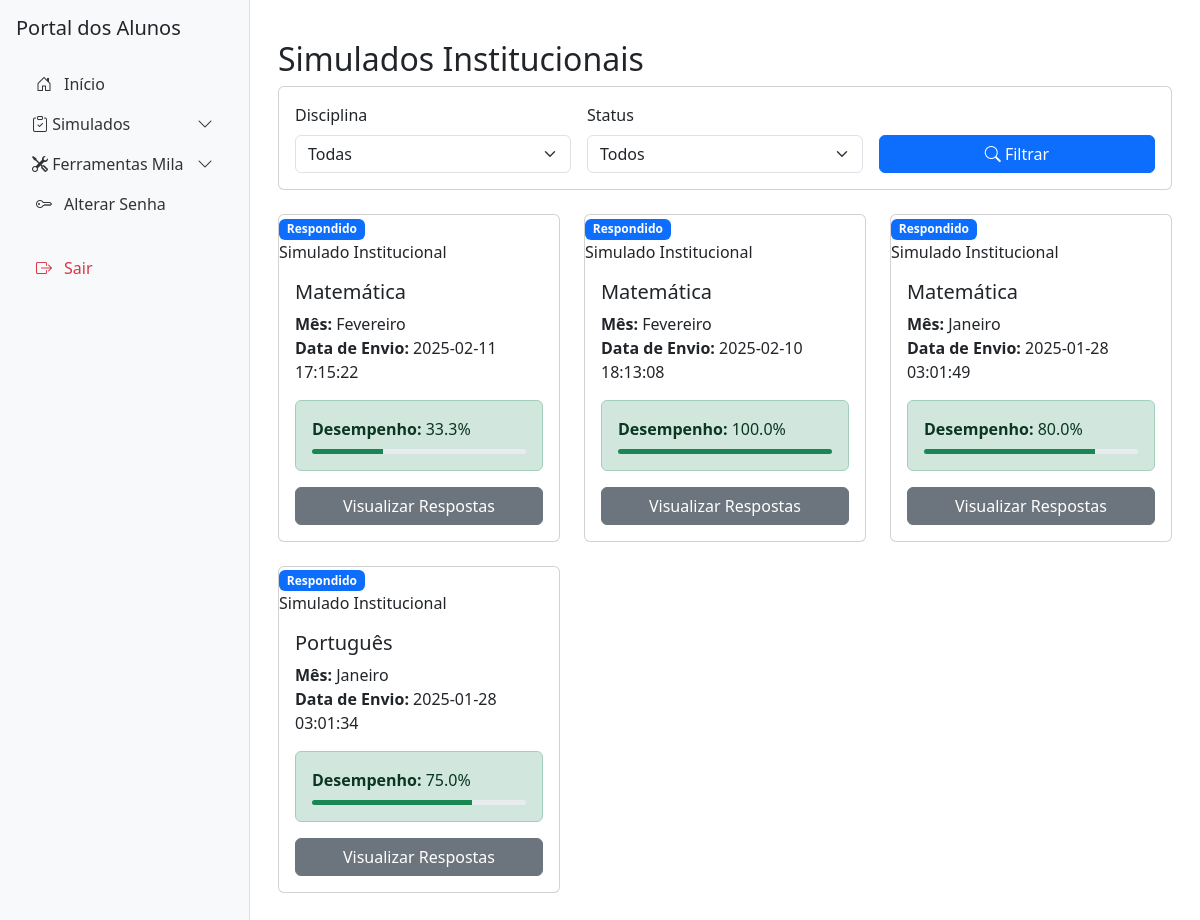
The page /alunos/simulados (signed in) on the database its author committed.
### tables this page shows
CREATE TABLE simulados_gerados (
    id INTEGER PRIMARY KEY AUTOINCREMENT,
    serie_id INTEGER NOT NULL,
    mes_id INTEGER NOT NULL,
    status TEXT DEFAULT 'gerado',
    data_envio TIMESTAMP DEFAULT CURRENT_TIMESTAMP, disciplina_id INTEGER,
    FOREIGN KEY (serie_id) REFERENCES series (id),
    FOREIGN KEY (mes_id) REFERENCES meses (id)
);

CREATE TABLE meses (
    id INTEGER PRIMARY KEY AUTOINCREMENT,
    nome TEXT NOT NULL
);

CREATE TABLE desempenho_simulado (
    id INTEGER PRIMARY KEY,
    aluno_id INTEGER NOT NULL,
    simulado_id INTEGER NOT NULL,
    escola_id INTEGER NOT NULL,
    serie_id INTEGER NOT NULL,
    codigo_ibge INTEGER NOT NULL, -- Substituindo cidade_id por codigo_ibge
    respostas_aluno JSON NOT NULL,
    respostas_corretas JSON NOT NULL,
    desempenho DECIMAL(5, 2) NOT NULL,
    data_resposta TIMESTAMP DEFAULT CURRENT_TIMESTAMP
, tipo_usuario_id INTEGER NOT NULL DEFAULT 5, turma_id INTEGER);

### models.py (models this page shows, shortened)
class Disciplina(db.Model):
    __tablename__ = 'disciplinas'
    id = db.Column(db.Integer, primary_key=True)
    nome = db.Column(db.String(100), nullable=False)
    descricao = db.Column(db.Text)

### routes/alunos_bp.py (the view)
@alunos_bp.route('/simulados')
@login_required
def simulados():
    try:
        db = get_db()
        cursor = db.cursor()
        cursor.execute("""
            SELECT serie_id
            FROM usuarios
            WHERE id = ?
        """, (current_user.id,))
        serie_id = cursor.fetchone()[0]
        cursor.execute("""
            SELECT
                sg.id,
                sg.mes_id,
                sg.status,
                sg.data_envio,
                d.nome as disciplina_nome,
                m.nome as mes_nome
            FROM simulados_gerados sg
            JOIN disciplinas d ON sg.disciplina_id = d.id
            JOIN meses m ON sg.mes_id = m.id
            WHERE sg.serie_id = ?
            AND sg.status = 'enviado'
            ORDER BY sg.data_envio DESC
        """, (serie_id,))
        simulados = cursor.fetchall()
        cursor.execute("""
            SELECT
                simulado_id,
                desempenho
            FROM desempenho_simulado
            WHERE aluno_id = ? AND tipo_usuario_id = 5
        """, (current_user.id,))
        desempenho_simulado = {row[0]: {'desempenho': row[1]} for row in cursor.fetchall()}
        return render_template('alunos/simulados.html',
                             simulados=simulados,
                             desempenho_simulado=desempenho_simulado)
    except Exception as e:
        print(f"Erro ao buscar simulados: {str(e)}")
        flash('Erro ao carregar simulados', 'danger')
        return redirect(url_for('alunos_bp.portal_alunos'))

### app.py (called while the page is built)
@app.context_processor
def utility_processor():
    return dict(enumerate=enumerate)

@login_manager.user_loader
def load_user(user_id):
    db = get_db()
    cursor = db.cursor()
    cursor.execute("""
        SELECT id, nome, tipo_usuario_id, escola_id, serie_id, turma_id, email, codigo_ibge
        FROM usuarios
        WHERE id = ?
    """, (user_id,))
    user_data = cursor.fetchone()
    if user_data:
        app.logger.info(f"Usuário carregado: {user_data}")
        return User(
            id=user_data[0],
            nome=user_data[1],
            tipo_usuario_id=user_data[2],
            escola_id=user_data[3],
            serie_id=user_data[4],
            turma_id=user_data[5],
            email=user_data[6],
            codigo_ibge=user_data[7]
        )
    app.logger.warning(f"Usuário com ID {user_id} não encontrado.")
    return None

def get_db():
    db = getattr(g, '_database', None)
    if db is None:
        db = g._database = sqlite3.connect(DATABASE)
    return db

@app.teardown_appcontext
def close_connection(exception):
    db = getattr(g, '_database', None)
    if db is not None:
        db.close()

### routes/alunos_bp.py (called while the page is built)
def get_db():
    if 'db' not in g:
        g.db = sqlite3.connect('educacional.db')
        g.db.row_factory = sqlite3.Row
    return g.db

### templates/alunos/simulados.html (shortened to what this page needs)
{% extends "alunos/base_alunos.html" %}
{% block content %}
<div class="container mt-4">
    <h2>Simulados Institucionais</h2>
    <div class="card mb-4">
        <div class="card-body">
            <form id="filtro-form" class="row g-3">
                <div class="col-md-4">
                    <label for="filtro-disciplina" class="form-label">Disciplina</label>
                    <select class="form-select" id="filtro-disciplina">
                        <option value="">Todas</option>
                    </select>
                </div>
                <div class="col-md-4">
                    <label for="filtro-status" class="form-label">Status</label>
                    <select class="form-select" id="filtro-status">
                        <option value="">Todos</option>
                    </select>
                </div>
                <div class="col-md-4 d-flex align-items-end">
                    <button type="submit" class="btn btn-primary w-100">
                        <i class="bi bi-search"></i> Filtrar
                    </button>
                </div>
            </form>
        </div>
    </div>
    <div class="row" id="lista-simulados">
        {% for simulado in simulados %}
        <div class="col-md-4 mb-4">
            <div class="card h-100 simulado-card">
                <div class="simulado-status">
                    {% if simulado.id in desempenho_simulado %}
                    <span class="badge bg-primary">Respondido</span>
                    {% else %}
                    <span class="badge bg-success">Disponível</span>
                    {% endif %}
                </div>
                <div class="simulado-tipo">
                     Simulado Institucional
                </div>
                <div class="card-body">
                    <h5 class="card-title">{{ simulado.disciplina_nome }}</h5>
                    <p class="card-text">
                        <strong>Mês:</strong> {{ simulado.mes_nome }}<br>
                        <strong>Data de Envio:</strong> {{ simulado.data_envio }}
                    </p>
                    {% if simulado.id in desempenho_simulado %}
                    <div class="alert alert-success">
                        <strong>Desempenho:</strong> {{ "%.1f"|format(desempenho_simulado[simulado.id].desempenho) }}%
                        <div class="progress mt-2" style="height: 5px;">
                            <div class="progress-bar bg-success" role="progressbar"
                                 style="width: {{ desempenho_simulado[simulado.id].desempenho }}%"></div>
                        </div>
                    </div>
                    {% endif %}
                    <div class="mt-3">
                        {% if simulado.id not in desempenho_simulado %}
                        <a href="{{ url_for('simulados.responder_simulado', simulado_id=simulado.id, origem='secretaria') }}"
                           class="btn btn-primary w-100">
                            Responder
                        </a>
                        {% else %}
                        <a href="{{ url_for('simulados.responder_simulado', simulado_id=simulado.id, origem='secretaria') }}"
                           class="btn btn-secondary w-100">
                            Visualizar Respostas
                        </a>
                        {% endif %}
                    </div>
                </div>
            </div>
        </div>
        {% endfor %}
    </div>
</div>
{% endblock %}

### templates/alunos/base_alunos.html (shortened to what this page needs)
{% extends "base.html" %}
{% block sidebar_title %}Portal dos Alunos{% endblock %}
{% block sidebar_content %}
    <a class="nav-link {% if request.endpoint == 'alunos_bp.portal_alunos' %}active{% endif %}" href="{{ url_for('alunos_bp.portal_alunos') }}">
        <i class="bi bi-house-door"></i> Início
    </a>
    <a class="nav-link d-flex justify-content-between align-items-center"
        data-bs-toggle="collapse"
        href="#simuladosMenu"
        role="button"
        aria-expanded="false"
        aria-controls="simuladosMenu">
        <span>
            <i class="bi bi-clipboard-check"></i> Simulados
        </span>
        <i class="bi bi-chevron-down"></i>
    </a>
    <a class="nav-link d-flex justify-content-between align-items-center"
        data-bs-toggle="collapse"
        href="#ferramentasMila"
        role="button"
        aria-expanded="false"
        aria-controls="ferramentasMila">
        <span>
            <i class="bi bi-tools"></i> Ferramentas Mila
        </span>
        <i class="bi bi-chevron-down"></i>
    </a>
    <a class="nav-link {% if request.endpoint == 'alterar_senha' %}active{% endif %}" href="{{ url_for('alterar_senha') }}">
        <i class="bi bi-key"></i> Alterar Senha
    </a>
    <a class="nav-link text-danger mt-4" href="{{ url_for('logout') }}">
        <i class="bi bi-box-arrow-right"></i> Sair
    </a>
{% endblock %}

### templates/base.html (shortened to what this page needs)
<!DOCTYPE html>
<html lang="pt-br">
<head>
    <link href="https://cdn.jsdelivr.net/npm/bootstrap@5.3.0/dist/css/bootstrap.min.css" rel="stylesheet">
    <link href="https://cdn.jsdelivr.net/npm/bootstrap-icons@1.7.2/font/bootstrap-icons.css" rel="stylesheet">
</head>
<body>
    <div class="wrapper">
        <div class="sidebar">
            <h5 class="mb-4">{% block sidebar_title %}Sistema Educacional{% endblock %}</h5>
            <nav class="nav flex-column">
                {% block sidebar_content %}{% endblock %}
            </nav>
        </div>
        <div class="content">
            {% block content %}{% endblock %}
        </div>
    </div>
</body>
</html>

### templates/base.html (style rules this page uses)
body { min-height: 100vh; display: flex; flex-direction: column; }
.wrapper { display: flex; flex: 1; }
.sidebar { width: 250px; min-height: 100vh; background-color: #f8f9fa; border-right: 1px solid #dee2e6; padding: 1rem; }
.content { flex: 1; padding: 1rem; background-color: #fff; }
.nav-link { color: #333; text-decoration: none; padding: 0.5rem 1rem; border-radius: 0.25rem; display: flex; align-items: center; gap: 0.5rem; }
.nav-link i { width: 1.5rem; text-align: center; }

### rows shown on the page
simulados_gerados: shows "Respondido", disciplina_nome "Matemática", mes_nome "Fevereiro", data_envio "2025-02-11 17:15:22"
desempenho_simulado: desempenho "33.3"
simulados_gerados: shows "Respondido", disciplina_nome "Matemática", mes_nome "Fevereiro", data_envio "2025-02-10 18:13:08", desempenho_simulado "100.0", {{ desempenho_simulado[simulado.id].desempenho }} 100 (drawn)
simulados_gerados: shows "Respondido", disciplina_nome "Matemática", mes_nome "Janeiro", data_envio "2025-01-28 03:01:49", desempenho_simulado "80.0", {{ desempenho_simulado[simulado.id].desempenho }} 80 (drawn)
simulados_gerados: shows "Respondido", disciplina_nome "Português", mes_nome "Janeiro", data_envio "2025-01-28 03:01:34", desempenho_simulado "75.0", {{ desempenho_simulado[simulado.id].desempenho }} 75 (drawn)
